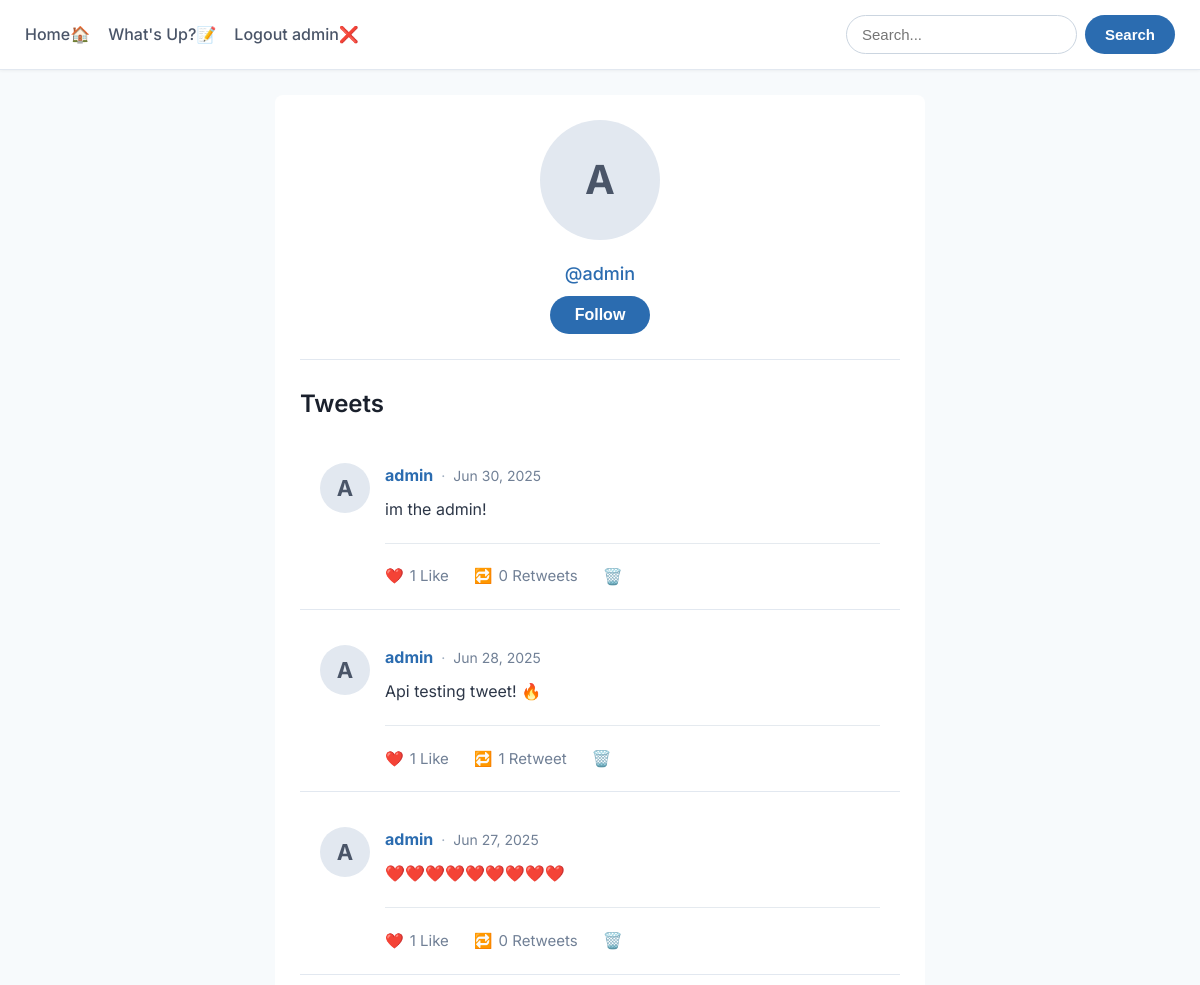
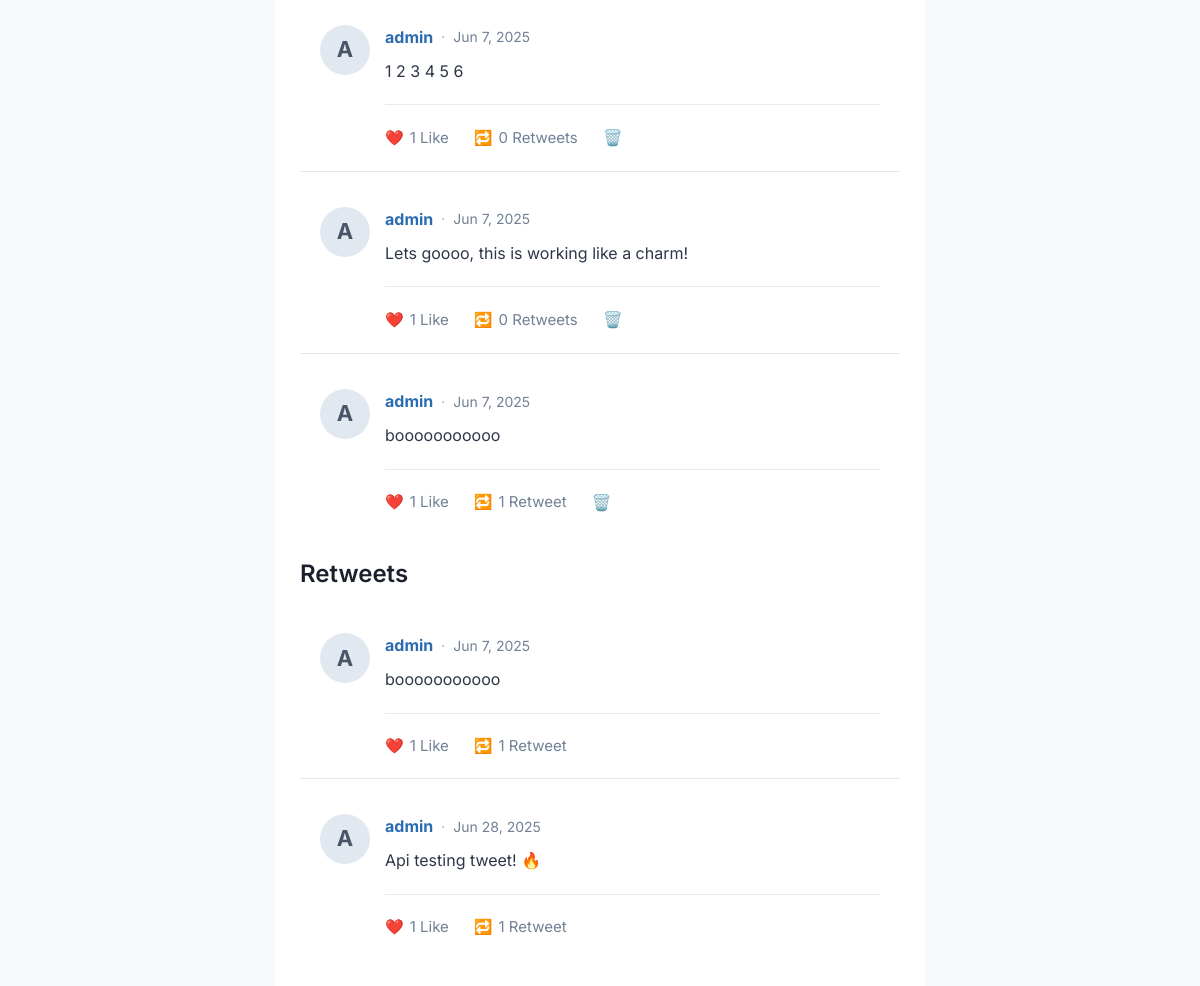
The page /profile/admin/ (signed in) on the database its author committed (2 pictures, top to bottom).
### twitterApp/models.py (models this page shows, shortened)
class Profile(AbstractUser):
    bio = models.TextField(blank=True, help_text="A short biography about the user.")
    website = models.URLField(max_length=200, blank=True, help_text="The user's personal website URL.")
    profile_picture = models.ImageField(upload_to='profile_pics/', blank=True, help_text="The user's profile picture.")

class Post(models.Model):
    user = models.ForeignKey(settings.AUTH_USER_MODEL, on_delete=models.CASCADE, related_name='posts', help_text="The user who created the post.")
    content = models.TextField(max_length=280, help_text="The content of the post (max 280 characters).")
    created_at = models.DateTimeField(auto_now_add=True, help_text="The date and time the post was created.")
    @property
    def like_count(self):
        return self.likes.count()
    @property
    def retweet_count(self):
        return self.retweets.count()

class Retweet(models.Model):
    user = models.ForeignKey(settings.AUTH_USER_MODEL, on_delete=models.CASCADE, related_name='retweets', help_text="The user who retweeted the post.")
    tweet = models.ForeignKey(Post, on_delete=models.CASCADE, related_name='retweets', help_text="The post that was retweeted.")
    class Meta:
        unique_together = ('user','tweet')

### twitterApp/views.py (the view)
# urls.py: path('profile/<str:username>/', views.profile, name='user_profile'),
@login_required
def profile(request, username):
    user_profile = get_object_or_404(User, username=username)
    user_tweets = Post.objects.filter(user=user_profile).order_by('-created_at')
    user_retweets = Retweet.objects.filter(user=user_profile).select_related('tweet')
    is_following = Follow.objects.filter(follower=request.user, followed=user_profile).exists()
    context = {
        'user_profile': user_profile,
        'user_tweets': user_tweets,
        'user_retweets' : user_retweets,
        'is_following': is_following
    }
    return render(request, 'profile.html', context)

### templates/profile.html (shortened to what this page needs)
{% extends 'base.html' %}
{% block main %}
<div class="profile-container">
    <div class="profile-header-section">
        {% if user_profile.profile_picture %}
            <img src="{{ user_profile.profile_picture.url }}" alt="{{ user_profile.username }}'s profile picture"
                 class="profile-avatar-large">
        {% else %}
            <div class="profile-avatar-large-fallback">
                {{ user_profile.username.0|upper }}
            </div>
        {% endif %}
        <h3 class="profile-username" style="margin: 7px">@{{ user_profile.username }}</h3>
        <form method="POST" action="{% url 'follow' user_profile.username %}">
            {% if is_following %}
                <button type="submit" class="follow-button">Unfollow</button>
            {% else %}
                <button type="submit" class="follow-button">Follow</button>
            {% endif %}
        </form>
    </div>
    <div>
        <h2>Tweets</h2>
        {% for tweet in user_tweets %}
            <div class="tweet-card">
                <div class="tweet-avatar-wrapper" style="margin-right: 15px;">
                    {% if tweet.user.profile_picture %}
                        <img src="{{ tweet.user.profile_picture.url }}" alt="{{ tweet.user.username }}'s profile picture"
                             class="tweet-avatar">
                    {% else %}
                        <div class="tweet-avatar-fallback">
                            {{ tweet.user.username.0|upper }}
                        </div>
                    {% endif %}
                </div>
                <div class="tweet-content-area">
                    <p class="tweet-header">
                        <strong class="tweet-username-link"><a href="{% url 'user_profile' username=tweet.user.username %}">{{ tweet.user.username }}</a></strong>
                        <span class="tweet-meta-separator">·</span>
                        <small class="tweet-timestamp">{{ tweet.created_at|date:"M j, Y" }}</small>
                    </p>
                    <p class="tweet-text">{{ tweet.content }}</p>
                    <hr style="border: none; border-top: 1px solid #cbd5e0; margin: 20px 0; opacity: 0.5">
                    <div class="tweet-actions">
                        <a href="{% url 'like' tweet.id %}" class="tweet-action-link">❤️ <span>{{ tweet.like_count }} Like{% if tweet.like_count != 1 %}s{% endif %}</span></a>
                        <a href="{% url 'retweet' tweet.id %}" class="tweet-action-link">🔁 <span>{{ tweet.retweet_count }} Retweet{% if tweet.retweet_count != 1 %}s{% endif %}</span></a>
                        <a href="{% url "delete" tweet.id %}">🗑️</a>
                    </div>
                </div>
            </div>
        {% empty %}
            <p class="empty-message">No tweets from {{ user_profile.username }} yet.</p>
        {% endfor %}
    </div>
<div>
    <h2>Retweets</h2>
    {% for retweet in user_retweets %}
        <div class="tweet-card">
            <div class="tweet-avatar-wrapper" style="margin-right: 15px;">
                {% if retweet.tweet.user.profile_picture %}
                    <img src="{{ retweet.tweet.user.profile_picture.url }}" alt="{{ retweet.tweet.user.username }}'s profile picture"
                         class="tweet-avatar">
                {% else %}
                    <div class="tweet-avatar-fallback">
                        {{ retweet.tweet.user.username.0|upper }}
                    </div>
                {% endif %}
            </div>
            <div class="tweet-content-area">
                <p class="tweet-header">
                    <strong class="tweet-username-link"><a href="{% url 'user_profile' username=retweet.tweet.user.username %}">{{ retweet.tweet.user.username }}</a></strong>
                    <span class="tweet-meta-separator">·</span>
                    <small class="tweet-timestamp">{{ retweet.tweet.created_at|date:"M j, Y" }}</small>
                </p>
                <p class="tweet-text">{{ retweet.tweet.content }}</p>
                <hr style="border: none; border-top: 1px solid #cbd5e0; margin: 20px 0; opacity: 0.5">
                <div class="tweet-actions">
                    <a href="{% url 'like' retweet.tweet.id %}" class="tweet-action-link">❤️ <span>{{ retweet.tweet.like_count }} Like{% if retweet.tweet.like_count != 1 %}s{% endif %}</span></a>
                    <a href="{% url 'retweet' retweet.tweet.id %}" class="tweet-action-link">🔁 <span>{{ retweet.tweet.retweet_count }} Retweet{% if retweet.tweet.retweet_count != 1 %}s{% endif %}</span></a>
                </div>
            </div>
        </div>
    {% empty %}
        <p class="empty-message">No retweets from {{ user_profile.username }} yet.</p>
    {% endfor %}
</div>
{% endblock %}

### templates/base.html (shortened to what this page needs)
<!DOCTYPE html>
{% load static %}
<html lang="en">
<head>
</head>
<link rel="stylesheet" href={% static "css/style.css" %}>
<body>
    <header>
        {% block header %}
        <h3>
            <a href="{% url 'home' %}">Home🏠</a>
            <a href="{% url 'user_tweet' %}">What's Up?📝</a>
            {% if user.is_authenticated %}
            <a href="{% url 'logout' %}">Logout {{ user.username }}❌</a>
            {% else %}
            <a href="{% url 'login' %}">Login/Register </a>
            {% endif %}
        </h3>
        <form action="{% url 'search' %}" method="GET" class="search-container">
            <input type="text" id="search" name="search" placeholder="Search...">
            <button type="submit">Search</button>
        </form>
        {% endblock header %}
    </header>
    <main>
        {% block main %}{% endblock main %}
    </main>
</body>
</html>

### statics/css/style.css (style rules this page uses)
body { font-family: 'Inter', sans-serif; margin: 0; padding: 0; background-color: #f7fafc; color: #2d3748; line-height: 1.6; }
a { text-decoration: none; color: #2b6cb0; transition: color 0.2s ease; }
h1, h2, h3 { color: #1a202c; font-weight: 600; }
header { background-color: #ffffff; padding: 15px 25px; border-bottom: 1px solid #e2e8f0; margin-bottom: 25px; box-shadow: 0 1px 3px rgba(0,0,0,0.05); display: flex; align-items: center; justify-content: space-between; position: sticky; top: 0; z-index: 1000; }
header h3 { margin: 0; flex-grow: 1; text-align: left; font-size: 1.1em; font-weight: 500; display: flex; align-items: center; gap: 18px; }
header h3 a { font-size: 16px; color: #4a5568; white-space: nowrap; }
.search-container { display: flex; justify-content: flex-end; width: auto; max-width: 600px; margin: 0; flex-shrink: 0; }
.search-container input[type="text"] { flex-grow: 1; padding: 10px 15px; border: 1px solid #cbd5e0; border-radius: 9999px; outline: none; font-size: 15px; margin-right: 8px; transition: border-color 0.2s ease, box-shadow 0.2s ease; min-width: 120px; }
.search-container button[type="submit"] { background-color: #2b6cb0; color: #ffffff; border: none; border-radius: 9999px; padding: 10px 20px; font-size: 15px; font-weight: 600; cursor: pointer; transition: background-color 0.2s ease; outline: none; }
main { padding: 0 20px; }
.tweet-card { background-color: #ffffff; padding: 20px; margin-bottom: 15px; display: flex; align-items: flex-start; border-bottom: 1px solid #e2e8f0; }
.tweet-card:last-child { border-bottom: none; }
.tweet-avatar-fallback { width: 50px; height: 50px; border-radius: 50%; background-color: #e2e8f0; display: flex; align-items: center; justify-content: center; font-size: 22px; font-weight: bold; color: #4a5568; }
.tweet-content-area { flex-grow: 1; }
.tweet-header { margin: 0; line-height: 1.5; display: flex; align-items: center; }
.tweet-username-link { font-size: 16px; text-decoration: none; color: #2b6cb0; font-weight: bold; }
.tweet-meta-separator { color: #a0aec0; margin-left: 8px; font-size: 14px; }
.tweet-timestamp { color: #718096; margin-left: 8px; font-size: 14px; }
.tweet-text { margin-top: 10px; margin-bottom: 15px; color: #2d3748; font-size: 16px; line-height: 1.6; }
.tweet-actions { display: flex; gap: 25px; }
.tweet-action-link { text-decoration: none; color: #718096; font-size: 15px; display: flex; align-items: center; }
.tweet-action-link span { margin-left: 6px; }
.profile-container { max-width: 600px; margin: 0 auto; background-color: #ffffff; padding: 25px; border-radius: 8px; }
.profile-header-section { text-align: center; padding-bottom: 25px; border-bottom: 1px solid #e2e8f0; margin-bottom: 25px; }
.profile-avatar-large-fallback { width: 120px; height: 120px; border-radius: 50%; background-color: #e2e8f0; display: flex; align-items: center; justify-content: center; font-size: 40px; font-weight: bold; color: #4a5568; margin: 0 auto 20px; }
.profile-username { margin: 0; color: #2b6cb0; font-size: 18px; font-weight: 500; }
.follow-button { background-color: #2b6cb0; color: #ffffff; border: none; border-radius: 9999px; padding: 10px 25px; font-size: 16px; font-weight: 600; cursor: pointer; transition: background-color 0.2s ease; outline: none; }

### rows shown on the page
Profile: username "admin", username.0 "A"
Post: user.username.0 "A", user.username "admin", created_at "Jun 30, 2025", content "im the admin!", like_count "1", retweet_count "0"
Post: user.username.0 "A", user.username "admin", created_at "Jun 28, 2025", content "Api testing tweet! 🔥", like_count "1", retweet_count "1"
Post: user.username.0 "A", user.username "admin", created_at "Jun 27, 2025", content "❤️❤️❤️❤️❤️❤️❤️❤️❤️", like_count "1", retweet_count "0"
Post: user.username.0 "A", user.username "admin", created_at "Jun 7, 2025", content "1 2 3 4 5 6", like_count "1", retweet_count "0"
Post: user.username.0 "A", user.username "admin", created_at "Jun 7, 2025", content "Lets goooo, this is working like a charm!", like_count "1", retweet_count "0"
Post: user.username.0 "A", user.username "admin", created_at "Jun 7, 2025", content "booooooooooo", like_count "1", retweet_count "1"
Retweet: tweet.user.username.0 "A", tweet.user.username "admin", tweet.created_at "Jun 7, 2025", tweet.content "booooooooooo", tweet.like_count "1", tweet.retweet_count "1"
Retweet: tweet.user.username.0 "A", tweet.user.username "admin", tweet.created_at "Jun 28, 2025", tweet.content "Api testing tweet! 🔥", tweet.like_count "1", tweet.retweet_count "1"
